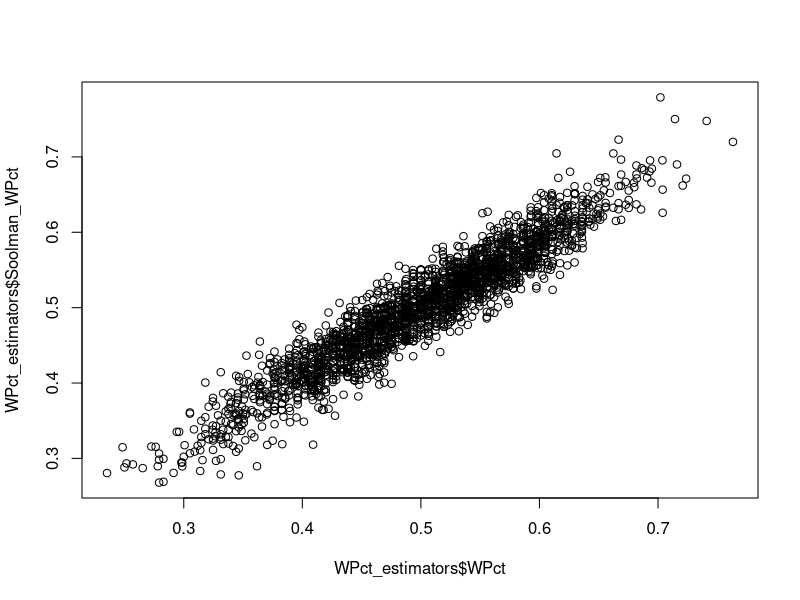
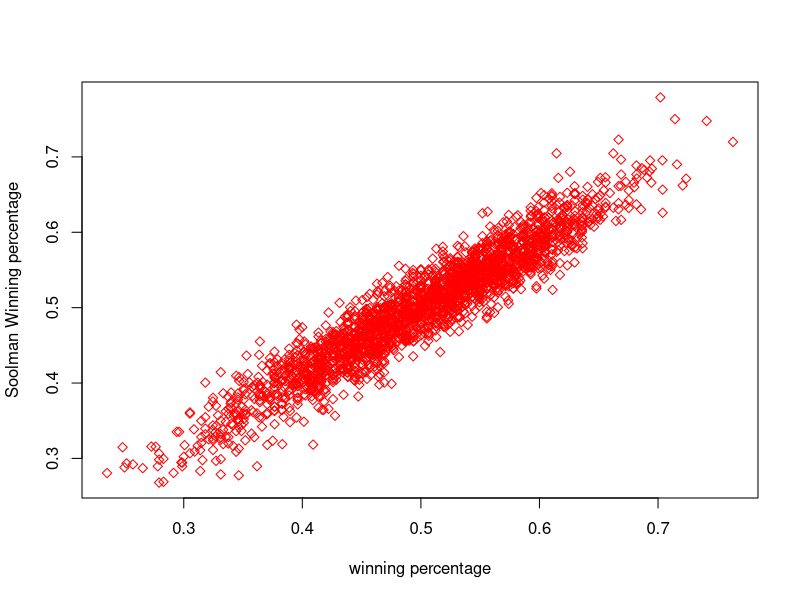

These figures' R source, in order: (Note: this script raises an error after producing the figures.)
WPct_estimators =read.csv("win_estimators.csv")
summary(WPct_estimators)

plot(WPct_estimators$WPct, WPct_estimators$Soolman_WPct)
plot(WPct_estimators$WPct, WPct_estimators$Soolman_WPct, xlab="winning percentage", 
     ylab = "Soolman Winning percentage", pch=23, col='red')

head(WPct_estimators)
tail(WPct_estimators)

#estimators = WPct_estimators[c("WPct", "Cook_WPct", "Soolman_WPct", "Kross_WPct",
#                               "Smyth_WPct", "BJames_Pythag_WPct", "BJames_Pythag_WPctII")]
estimators <- win_estimators[c('RperG', 'RAperG', 'WPct','Cook_WPct',  'Soolman_WPct',  'Kross_WPct', 'Smyth_WPct', 'BJames_Pythag_WPct', 'BJames_Pythag_WPctII')]

splom(estimators, xlab="win_estimators")

wpct_95th_pct = quantile(estimators$WPct, .95)
top_winners = estimators[estimators$WPct >= wpct_95th_pct,]
summary(top_winners)
mean(top_winners$WPct)
sd(top_winners$WPct)
splom(top_winners, xlab= "Top 5th percentile WPct")

wpct_5th_pct = quantile(estimators$WPct, .05)
worst_winners = estimators[estimators$WPct <= wpct_5th_pct, ]
summary(worst_winners)
mean(worst_winners$WPct)
sd(worst_winners$WPct)
splom(worst_winners, xlab="Bottm 5th percentile WPct")

estimators_1960s = WPct_estimators[WPct_estimators$yearID >= 1960 & WPct_estimators$yearID < 1970,]
summary(estimators_1960s)

estimators_2000s = WPct_estimators[WPct_estimators$yearID >= 2000 & WPct_estimators$yearID < 2010,]
